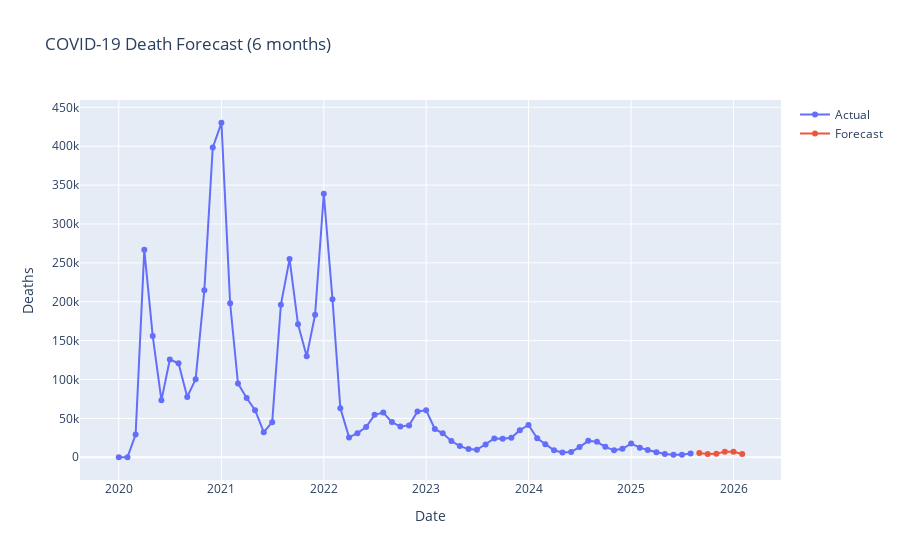

Notebook code for this chart:
### Markdown cell above
# 🔹 COVID-19 Deaths Forecast (6 Months)

### Code cell
# Fit a Holt-Winters Exponential Smoothing model to the monthly national COVID-19 deaths
# - 'trend="mul"' and 'seasonal="mul"' specify a multiplicative model for both trend and seasonality
# - 'seasonal_periods=12' assumes a yearly seasonality (12 months)
model = ExponentialSmoothing(
    df_monthly["COVID_deaths"], trend="mul", seasonal="mul", seasonal_periods=12
)

# Fit the model to the historical data
model_fit = model.fit()

# Forecast the next 6 months of COVID-19 deaths
forecast = model_fit.forecast(6)

# Create a Plotly figure to visualize the actual and forecasted deaths
fig = go.Figure()

# Add actual historical death data as a line with markers
fig.add_trace(
    go.Scatter(
        x=df_monthly["date"],
        y=df_monthly["COVID_deaths"],
        mode="lines+markers",
        name="Actual",
    )
)

# Generate the future date range corresponding to the forecast period (6 months ahead)
forecast_dates = pd.date_range(
    df_monthly["date"].iloc[-1] + pd.DateOffset(months=1), periods=6, freq="MS"
)

# Add forecasted data to the plot as another line
fig.add_trace(
    go.Scatter(x=forecast_dates, y=forecast, mode="lines+markers", name="Forecast")
)

# Customize the plot layout with titles and axis labels
fig.update_layout(
    title="COVID-19 Death Forecast (6 months)", xaxis_title="Date", yaxis_title="Deaths"
)

# Display the figure
fig.show()
